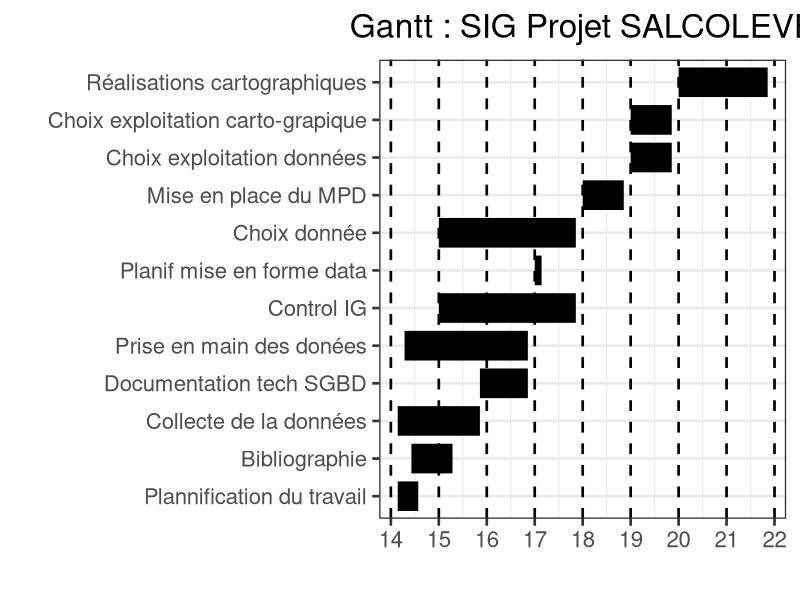

This figure's R source:
#Code pour la réalisation d'un diagramme de Gantt

##Chargement des librairies
library(reshape2)
library(ggplot2)
###Netoyage de l'espace de travail
rm(list = ls())

##Création des tâches à réaliser
task1 <- c('Plannification du travail', '2018-04-03', '2018-04-06')
task2 <- c('Bibliographie', '2018-04-05', '2018-04-11')
task3 <- c('Collecte de la données', '2018-04-03', '2018-04-15')
task4 <- c('Documentation tech SGBD', '2018-04-15', '2018-04-22')
task5 <- c('Prise en main des donées', '2018-04-04', '2018-04-22')
task8 <- c('Choix donnée', '2018-04-09', '2018-04-29')
task6 <- c('Control IG', '2018-04-09', '2018-04-29')
task7 <- c('Planif mise en forme data', '2018-04-23', '2018-04-24')
task9 <- c('Mise en place du MPD', '2018-04-30', '2018-05-6')
task10 <- c('Choix exploitation données', '2018-05-07', '2018-05-13')
task11 <- c('Choix exploitation carto-grapique', '2018-05-07', '2018-05-13')
task12 <- c('Réalisations cartographiques', '2018-05-14', '2018-05-27')
#task13 <- c('Ecriture du rapport de stage', '2018-09-10', '2018-09-30')



##Mise en forme des tâche dans un tableau
df <- as.data.frame(rbind(task1, task2, task3, task4, task5, task6, task7, task8,
                          task9, task10, task11, task12))
names(df) <- c('task', 'start', 'end')
df$task <- factor(df$task, levels = df$task)
df$start <- as.Date(df$start)
df$end <- as.Date(df$end)
df_melted <- melt(df, measure.vars = c('start', 'end'))

##Plot Gantt Chart !
start_date <- as.Date('2018-04-03')

ggplot(df_melted, aes(value, task)) + 
  geom_line(size = 10) +
  labs(x = '', y = '', title = 'Gantt : SIG Projet SALCOLEVE') +
  theme_bw(base_size = 20) +
  theme(plot.title = element_text(hjust = 0.5),
        panel.grid.major.x = element_line(colour="black", linetype = "dashed"),
    
        axis.text.x = element_text(angle = 0)) +
  scale_x_date(date_labels = "%W", limits = c(start_date, NA), date_breaks = '1 week')

# see ?strptime if you want your date in a different format
# see http://docs.ggplot2.org/current/scale_date.html if you want to adjust the x-axis